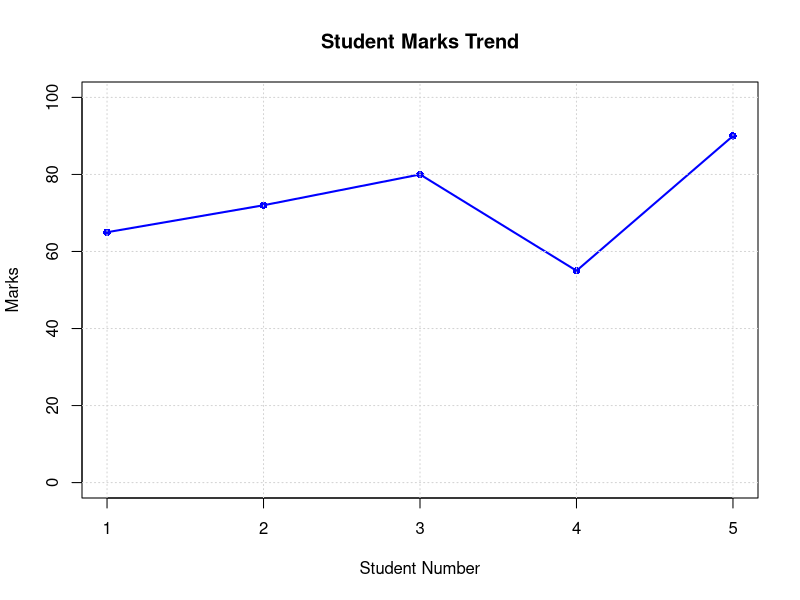

Write the R code that produced this figure.
marks <- c(65, 72, 80, 55, 90)

plot(marks,
     type = "o",
     pch = 16,
     lwd = 2,
     main = "Student Marks Trend",
     xlab = "Student Number",
     ylab = "Marks",
     col = "blue",
     ylim = c(0, 100))

grid()
